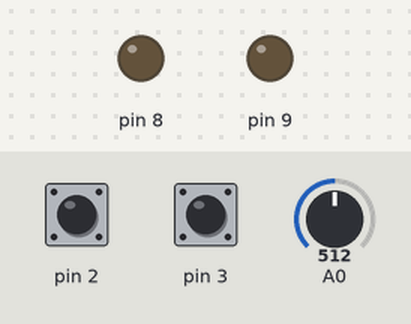
A sketch run on a simulated Arduino Uno, built with avr-gcc and run on an emulated ATmega328P. Parts: output pins drawn as LEDs (lit = HIGH). The test bench sets the inputs (shaded band); at power-on: pin 2 HIGH, pin 3 HIGH, A0 = 512.

Above: at 1.2 s.
1.3 s: pin 2 pulled LOW for 0.15 s
At 1.37 s:
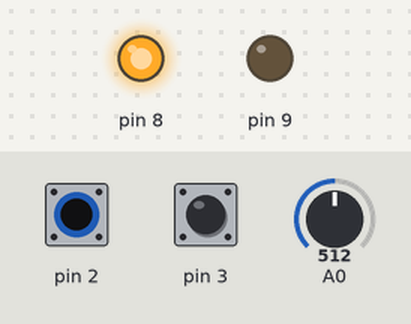
2.9 s: pin 3 pulled LOW for 0.15 s
At 2.97 s:
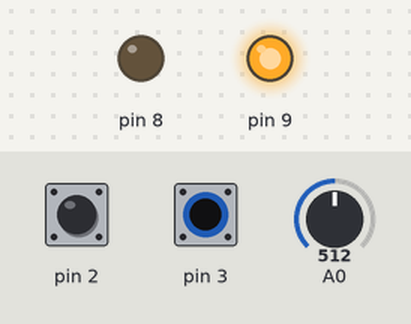
7.5 s: pin 2 pulled LOW for 3.2 s
At 8.5 s:
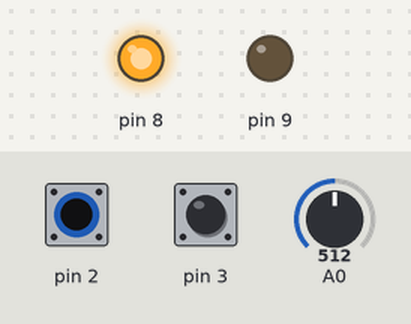
12.2 s: pin 3 pulled LOW for 3.2 s
At 13.2 s:
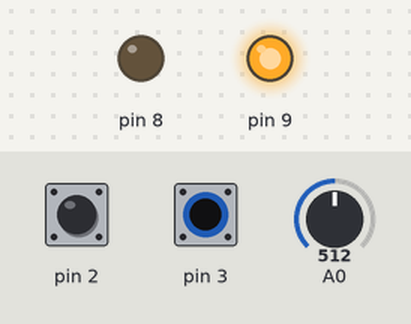
Timing chart, 0 to 16.9 s (numbered marks = the images above; inputs shaded):
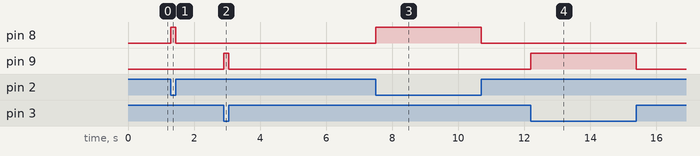

Measured:
- after the input at 1.3 s, pin 8: LOW → HIGH at once, → LOW 0.15 s later
- after the input at 2.9 s, pin 9: LOW → HIGH at once, → LOW 0.15 s later
- after the input at 7.5 s, pin 8: LOW → HIGH at once, → LOW 3.2 s later
- after the input at 12.2 s, pin 9: LOW → HIGH at once, → LOW 3.2 s later

The sketch:

transporter.ino
```cpp
#include "i2c_slave.h"

byte working = false;

void setup() {
	Serial.begin(9600);
//	for(;;) {
//		sendData(commands[random(15)]);
//		delay(500);
//	}

//  pinMode(2, OUTPUT);

  Wire.begin(0x04);
  Wire.onReceive(receiveEvent);
  Wire.onRequest(dataRequest);

  pinMode(2, INPUT_PULLUP);
  pinMode(3, INPUT_PULLUP);
  pinMode(8, OUTPUT);
  pinMode(9, OUTPUT);
}

void dataRequest() {
  Wire.write(working);
}

void receiveEvent(int bytes) {
//  String data;
  char data = Wire.read();

//  int c = 0;
//  Serial.println(Wire.available());
//   while (Wire.available()) {
//    data[c] = Wire.read();     // принять байт как символ
//  }
  sendData(data);
}


void loop() {
  working = analogRead(0) > 200 ? 1 : 0;
  digitalWrite(8, !digitalRead(2));
  digitalWrite(9, !digitalRead(3));
}
```

i2c_slave.h
```cpp
#include <Wire.h>
#include "raspi_sender.h"

class Receiver {
    public:
        Receiver() {}
        Receiver(byte addr) {
            _addr = addr;
        }
        ~Receiver() {}

    private:
        byte
            _addr;
        bool
            _connected = false;
};
```

raspi_sender.h
```cpp
String commands[] = {"A", "B", "C", "D", "E", "Q", "R", "S", "T", "U", "P", "M", "I", "O", "W"};

// отправка команды в raspberry
void sendData(String data)
{
  Serial.flush();
  Serial.println();
  Serial.println(data);
  Serial.flush();
}

void sendData(char data)
{
  Serial.flush();
  Serial.println();
  Serial.println(data);
  Serial.flush();
}

void sendData(byte data)
{
  Serial.flush();
  Serial.write(data);
  Serial.flush();
}
```
